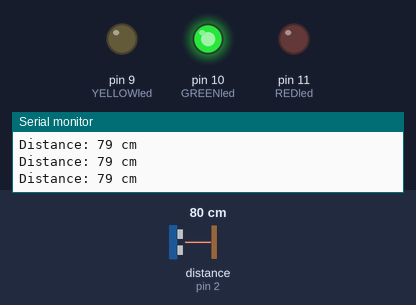
This sketch was run on a simulated Arduino Uno, built with avr-gcc and run on an emulated ATmega328P. Parts: output pins drawn as LEDs (lit = HIGH), the last lines printed to the serial monitor. Wiring (inferred from the names in the program): ultrasonic range finder: trigger pin 3; echo pin 2. The test bench sets the inputs (shaded band); at power-on: distance to the obstacle (sensor on pin 2) 80 cm. The echo pulse lasts 58.3 µs per cm; pins used as bus, display or sensor lines are not drawn.

Above: at 1.2 s.
1.3 s: distance to the obstacle (sensor on pin 2) set to 2 cm
At 2.2 s:
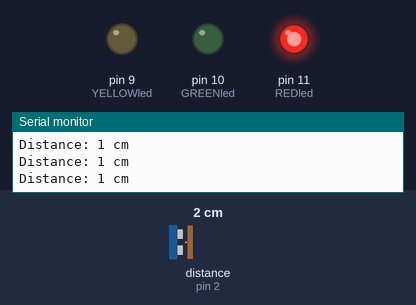
2.8 s: distance to the obstacle (sensor on pin 2) set to 10 cm
5.8 s: distance to the obstacle (sensor on pin 2) set to 13 cm
At 6.6 s:
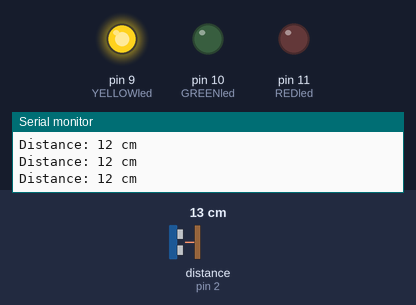
7.3 s: distance to the obstacle (sensor on pin 2) set to 35 cm
At 7.9 s:
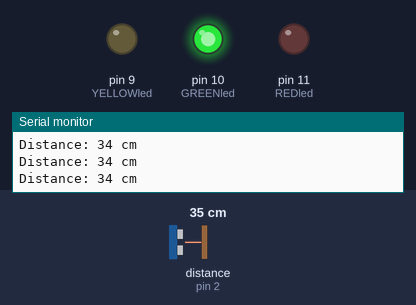
10.3 s: distance to the obstacle (sensor on pin 2) set to 4 cm
At 11.5 s:
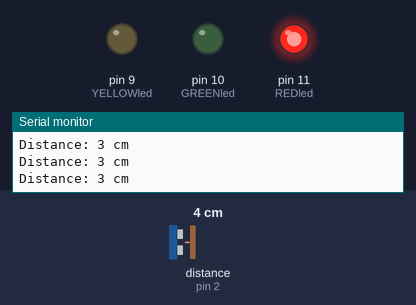
Timing chart, 0 to 12.8 s (numbered marks = the images above; inputs shaded):
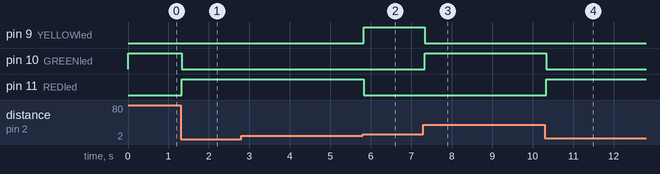

The sketch:

3.8-Distance_Sensing.ino
```cpp
//int defines
int REDled = 11;
int GREENled = 10;
int YELLOWled = 9;
#define echoPin 2
#define trigPin 3
long duration;
int distance;
//start/databuildup
void setup() {
pinMode(YELLOWled,OUTPUT);
pinMode(REDled,OUTPUT);
pinMode(GREENled,OUTPUT);
pinMode(trigPin, OUTPUT);
pinMode(echoPin, INPUT);
Serial.begin(9600);
Serial.println("Ultrasonic Sensor HC-SR04 Test");
Serial.println("with Arduino UNO R3");}
//repeating loop from prior test
void loop() {
digitalWrite(trigPin, LOW);
delayMicroseconds(2);
digitalWrite(trigPin, HIGH);
delayMicroseconds(10);
digitalWrite(trigPin, LOW);
duration = pulseIn(echoPin, HIGH);
distance = duration * 0.034 / 2;
Serial.print("Distance: ");
Serial.print(distance);
Serial.println(" cm");
if(distance > 30){
//green
digitalWrite(GREENled,HIGH);
digitalWrite(REDled,LOW);
digitalWrite(YELLOWled,LOW);
//yellow
} else if(distance > 10&&distance < 30) {
digitalWrite(YELLOWled,HIGH);
digitalWrite(GREENled,LOW);
digitalWrite(REDled,LOW);}
else { //red
digitalWrite(REDled,HIGH);
digitalWrite(GREENled,LOW);
digitalWrite(YELLOWled,LOW);}}
//end
```

Measured:
- the behaviour switches between 11 and 12 cm on distance to the obstacle (sensor on pin 2) (found by bisection; images 1 and 2)
- after the input at 1.3 s, pin 10 (GREENled): HIGH → LOW at once; pin 11 (REDled): LOW → HIGH at once
- after the input at 5.8 s, pin 9 (YELLOWled): LOW → HIGH at once; pin 11 (REDled): HIGH → LOW at once
- after the input at 7.3 s, pin 9 (YELLOWled): HIGH → LOW at once; pin 10 (GREENled): LOW → HIGH at once
- after the input at 10.3 s, pin 10 (GREENled): HIGH → LOW at once; pin 11 (REDled): LOW → HIGH at once
